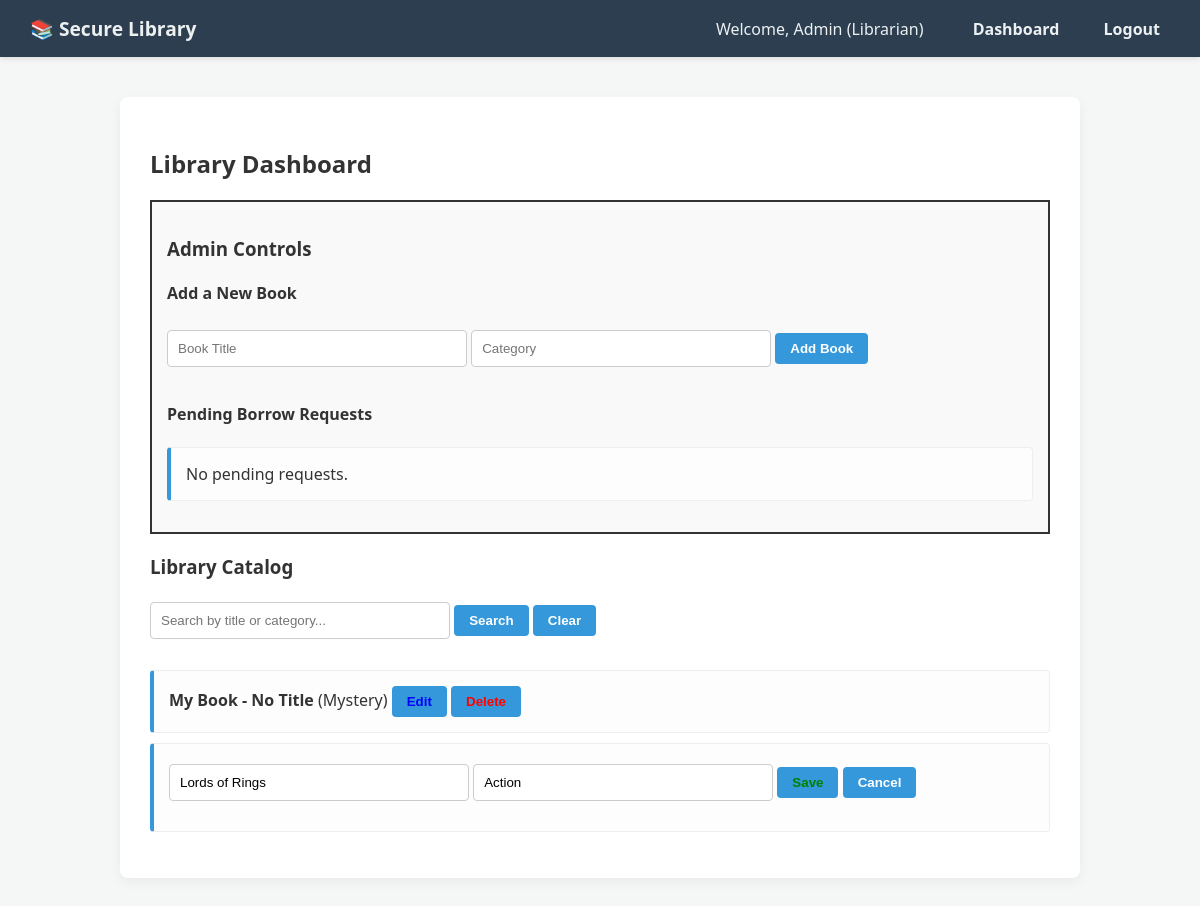
Page /dashboard?edit_id=2 (signed in) on the committed database.
### app.py (models this page shows, shortened)
class User(UserMixin, db.Model):
    id = db.Column(db.Integer, primary_key=True)
    first_name = db.Column(db.String(100), nullable=False)
    last_name = db.Column(db.String(100), nullable=False)
    email = db.Column(db.String(150), unique=True, nullable=False)
    password_hash = db.Column(db.String(256), nullable=False)
    role = db.Column(db.String(50), default='User')

class Book(db.Model):
    id = db.Column(db.Integer, primary_key=True)
    title = db.Column(db.String(200), nullable=False)
    category = db.Column(db.String(100), nullable=False)
    is_available = db.Column(db.Boolean, default=True) # NEW: Tracks if the book is in stock

### app.py (the view)
@app.route('/dashboard', methods=['GET'])
@login_required
def dashboard():
    search_query = request.args.get('q', '')
    edit_id = request.args.get('edit_id')
    if search_query:
        books = Book.query.filter(
            (Book.title.ilike(f'%{search_query}%')) |
            (Book.category.ilike(f'%{search_query}%'))
        ).all()
    else:
        books = Book.query.all()
    admin_requests = []
    my_requests = []
    if current_user.role == 'Librarian':
        admin_requests = db.session.query(BorrowRequest, User.email, Book.title)\
            .join(User, BorrowRequest.user_id == User.id)\
            .join(Book, BorrowRequest.book_id == Book.id)\
            .filter(BorrowRequest.status == 'Pending').all()
    else:
        my_requests = db.session.query(BorrowRequest, Book.title)\
            .join(Book, BorrowRequest.book_id == Book.id)\
            .filter(BorrowRequest.user_id == current_user.id).all()
    return render_template('dashboard.html', books=books, search_query=search_query,
                           admin_requests=admin_requests, my_requests=my_requests, edit_id=edit_id)

### app.py (called while the page is built)
@login_manager.user_loader
def load_user(user_id):
    return User.query.get(int(user_id))

@app.after_request
def apply_security_headers(response):
    response.headers['X-Frame-Options'] = 'SAMEORIGIN'
    response.headers['X-Content-Type-Options'] = 'nosniff'
    response.headers['Content-Security-Policy'] = "default-src 'self'; style-src 'self' 'unsafe-inline'"
    return response

### templates/dashboard.html (shortened to what this page needs)
{% extends "base.html" %}
{% block content %}
<h2>Library Dashboard</h2>
{% if current_user.role == 'Librarian' %}
    <div style="border: 2px solid #333; padding: 15px; margin-bottom: 20px; background-color: #f9f9f9;">
        <h3>Admin Controls</h3>
        <h4>Add a New Book</h4>
        <form method="POST" action="/add_book" style="margin-bottom: 15px;">
            <input type="text" name="title" placeholder="Book Title" required>
            <input type="text" name="category" placeholder="Category" required>
            <button type="submit">Add Book</button>
        </form>
        <h4>Pending Borrow Requests</h4>
        <ul>
        {% for req, user_email, book_title in admin_requests %}
            <li>
                <strong>{{ user_email }}</strong> wants to borrow <em>{{ book_title }}</em>
                <form method="POST" action="/approve/{{ req.id }}" style="display:inline;">
                    <input type="hidden" name="csrf_token" value="{{ csrf_token() }}"/>
                    <button type="submit" style="color: green;">Approve</button>
                </form>
                <form method="POST" action="/reject/{{ req.id }}" style="display:inline;">
                    <input type="hidden" name="csrf_token" value="{{ csrf_token() }}"/>
                    <button type="submit" style="color: red;">Reject</button>
                </form>
            </li>
        {% else %}
            <li>No pending requests.</li>
        {% endfor %}
        </ul>
    </div>
{% endif %}
<h3>Library Catalog</h3>
<form method="GET" action="/dashboard" style="margin-bottom: 15px;">
    <input type="text" name="q" placeholder="Search by title or category..." value="{{ search_query }}">
    <button type="submit">Search</button>
    <a href="/dashboard"><button type="button">Clear</button></a>
</form>
<ul>
{% for book in books %}
    <li>
        {% if edit_id and edit_id|int == book.id and current_user.role == 'Librarian' %}
            <form method="POST" action="/edit_book/{{ book.id }}" style="display:inline;">
                <input type="text" name="title" value="{{ book.title }}" required>
                <input type="text" name="category" value="{{ book.category }}" required>
                <button type="submit" style="color: green;">Save</button>
                <a href="/dashboard"><button type="button">Cancel</button></a>
            </form>
        {% else %}
            <strong>{{ book.title }}</strong> ({{ book.category }})
            {% if current_user.role == 'Librarian' %}
            <a href="/dashboard?edit_id={{ book.id }}"><button type="button" style="color: blue;">Edit</button></a>
            <form method="POST" action="/delete_book/{{ book.id }}" style="display:inline;">
                <button type="submit" style="color: red;">Delete</button>
            </form>
            {% endif %}
        {% endif %}
    </li>
{% else %}
    <li>No books found.</li>
{% endfor %}
</ul>
{% endblock %}

### templates/base.html (shortened to what this page needs)
<!DOCTYPE html>
<html lang="en">
<head>
    <link rel="stylesheet" href="{{ url_for('static', filename='css/style.css') }}">
</head>
<body>
    <nav>
        <div>
            <strong style="font-size: 1.2em;">📚 Secure Library</strong>
        </div>
        <div>
        {% if current_user.is_authenticated %}
            <span style="margin-right: 15px;">Welcome, {{ current_user.first_name }} ({{ current_user.role }})</span>
            <a href="{{ url_for('dashboard') }}">Dashboard</a>
            <a href="{{ url_for('logout') }}">Logout</a>
        {% else %}
            <a href="{{ url_for('login') }}">Login</a>
            <a href="{{ url_for('register') }}">Register</a>
        {% endif %}
        </div>
    </nav>
    <div class="container">
        {% block content %}{% endblock %}
    </div>
</body>
</html>

### static/css/style.css (style rules this page uses)
body { background-image: url('../images/library-bg.jpg'); background-size: cover; background-attachment: fixed; background-position: center; background-color: #2c3e50; font-family: 'Segoe UI', Tahoma, Geneva, Verdana, sans-serif; margin: 0; padding: 0; }
.container { background-color: rgba(255, 255, 255, 0.9); border-radius: 10px; padding: 30px; margin-top: 50px; box-shadow: 0 4px 8px rgba(0,0,0,0.2); }

### templates/base.html (style rules this page uses)
body { font-family: 'Segoe UI', Tahoma, Geneva, Verdana, sans-serif; background-color: #f4f7f6; color: #333; margin: 0; padding: 0; }
nav { background-color: #2c3e50; color: #ecf0f1; padding: 15px 30px; display: flex; justify-content: space-between; align-items: center; box-shadow: 0 2px 5px rgba(0,0,0,0.1); }
nav a { color: #ecf0f1; text-decoration: none; margin-left: 20px; font-weight: 600; padding: 5px 10px; border-radius: 4px; transition: background 0.3s; }
.container { max-width: 900px; margin: 40px auto; padding: 30px; background-color: #ffffff; border-radius: 8px; box-shadow: 0 4px 12px rgba(0,0,0,0.05); }
input[type="text"], input[type="email"], input[type="password"] { padding: 10px; margin: 5px 0 15px 0; border: 1px solid #ccc; border-radius: 4px; width: 100%; max-width: 300px; box-sizing: border-box; }
button { background-color: #3498db; color: white; border: none; padding: 8px 15px; border-radius: 4px; cursor: pointer; font-weight: 600; transition: background 0.2s; }
ul { list-style-type: none; padding: 0; }
li { background: #fdfdfd; margin-bottom: 10px; padding: 15px; border-radius: 4px; border-left: 4px solid #3498db; border-bottom: 1px solid #eee; border-right: 1px solid #eee; border-top: 1px solid #eee; }

### rows in the picture
User: first_name "Admin", role "Librarian"
Book: title "My Book - No Title", category "Mystery"
Book: title "Lords of Rings", category "Action"
